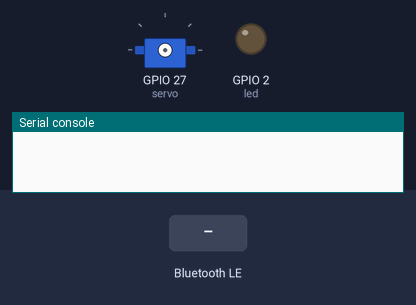
The program below on a simulated ESP32 board running MicroPython. Shown: servo, output pins drawn as LEDs (lit = HIGH), the last lines printed to the serial console. The test bench sets the inputs (shaded band). Nothing arrives over Bluetooth unless stated; servo angles are drawn from the pulse width (0.5 ms = 0°, 2.5 ms = 180°).

Above: at 1.25 s.
1.3 s: "a" written over Bluetooth
2.8 s: "b" written over Bluetooth
At 3.8 s:
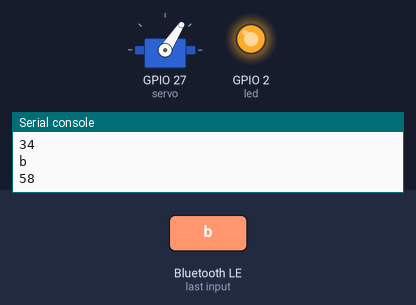
4.3 s: "c" written over Bluetooth
At 4.9 s:
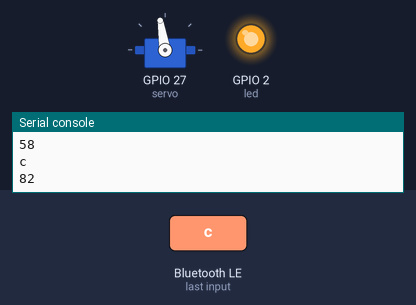
5.8 s: "d" written over Bluetooth
At 6.1 s:
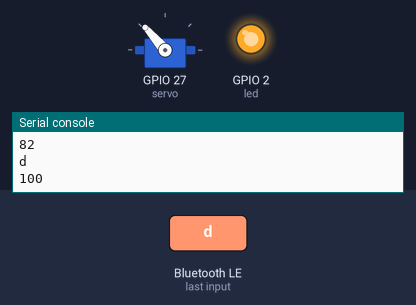
7.3 s: "e" written over Bluetooth
At 8.4 s:
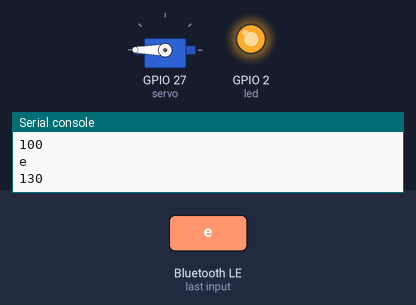
Timing chart, 0 to 9.8 s (numbered marks = the images above; inputs shaded):
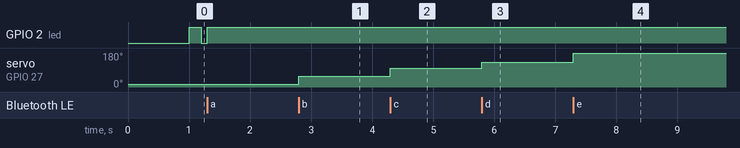

The program:

BLE_fun.py
```python
from machine import Pin, Timer, PWM
from time import sleep_ms
import ubluetooth


servo = PWM(Pin(27), freq = 50)

def map(x):
    return int((x - 0) * (130- 34) / (180 - 0) + 34)


class BLE():
    def __init__(self, name):
        self.name = name
        self.ble = ubluetooth.BLE()
        self.ble.active(True)

        self.led = Pin(2, Pin.OUT)
        self.timer1 = Timer(0)
        self.timer2 = Timer(1)

        self.disconnected()
        self.ble.irq(self.ble_irq)
        self.register()
        self.advertiser()

    def connected(self):
        self.timer1.deinit()
        self.timer2.deinit()

    def disconnected(self):
        self.timer1.init(period=1000, mode=Timer.PERIODIC, callback=lambda t: self.led(1))
        sleep_ms(200)
        self.timer2.init(period=1000, mode=Timer.PERIODIC, callback=lambda t: self.led(0))

    def ble_irq(self, event, data):
        if event == 1:
            '''Central disconnected'''
            self.connected()
            self.led(1)

        elif event == 2:
            '''Central disconnected'''
            self.advertiser()
            self.disconnected()

        elif event == 3:
            '''New message received'''

            buffer = self.ble.gatts_read(self.rx)
            message = buffer.decode('UTF-8').strip()
            ble.send('Esp dice:' + str(message))
            ble.send('Esp dice:' + str("bienvenidos:"))
            print(message)


            if message == 'a':
                m = map(0)
                servo.duty(m)
                print(m)
                ble.send(str('Angulo de 0 Grados'))

            if message == 'b':
                m = map(45)
                servo.duty(m)
                print(m)
                ble.send(str('Angulo de 45 Grados'))

            if message == 'c':
                m = map(90)
                servo.duty(m)
                print(m)
                ble.send(str('Angulo de 90 Grados'))

            if message == 'd':
                m = map(125)
                servo.duty(m)
                print(m)
                ble.send(str('Angulo de 125 Grados'))

            if message == 'e':
                m = map(180)
                servo.duty(m)
                print(m)
                ble.send(str('Angulo de 180 Grados'))


    def register(self):
        # Nordic UART Service (NUS)
        NUS_UUID = '6E400001-B5A3-F393-E0A9-E50E24DCCA9E'
        RX_UUID = '6E400002-B5A3-F393-E0A9-E50E24DCCA9E'
        TX_UUID = '6E400003-B5A3-F393-E0A9-E50E24DCCA9E'

        BLE_NUS = ubluetooth.UUID(NUS_UUID)
        BLE_RX = (ubluetooth.UUID(RX_UUID), ubluetooth.FLAG_WRITE)
        BLE_TX = (ubluetooth.UUID(TX_UUID), ubluetooth.FLAG_NOTIFY)

        BLE_UART = (BLE_NUS, (BLE_TX, BLE_RX,))
        SERVICES = (BLE_UART, )
        ((self.tx, self.rx,), ) = self.ble.gatts_register_services(SERVICES)

    def send(self, data):
        self.ble.gatts_notify(0, self.tx, data + '\n')

    def advertiser(self):
        name = bytes(self.name, 'UTF-8')
        self.ble.gap_advertise(100, bytearray('\x02\x01\x02') + bytearray((len(name) + 1, 0x09)) + name)


ble = BLE("ESP32Hugo")
```

Measured:
- after the input at 2.8 s, servo on GPIO 27 (servo): 15° → 57° at once
- after the input at 4.3 s, servo on GPIO 27 (servo): 57° → 99° at once
- after the input at 5.8 s, servo on GPIO 27 (servo): 99° → 131° at once
- after the input at 7.3 s, servo on GPIO 27 (servo): 131° → 180° at once
